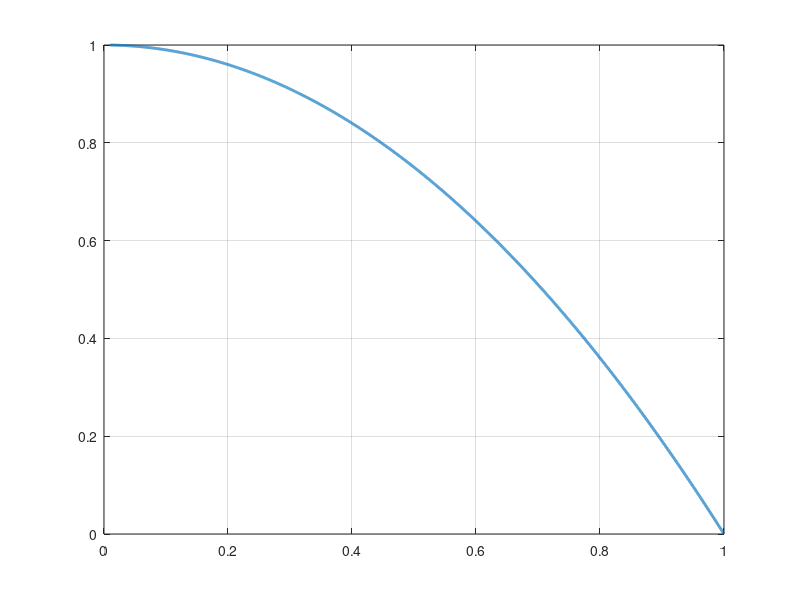
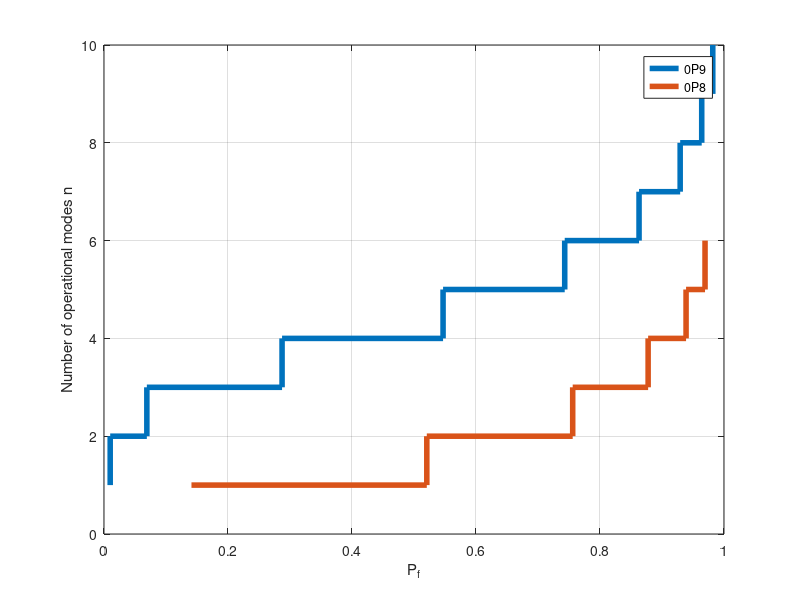

MATLAB code for these plots, in order:
%% probability statistics: adding sw sequence restrictions

%% CLEAR: all workspace and global variables, and close all figues
clearvars -global; clearvars; close all; clc;

%% probability

pf = linspace(0.01, 0.9999, 10000);

vector_size = 10;
n  = linspace(1, vector_size, vector_size);
f  = 1*ones(1,length(n));

mode_failure = ones(length(pf), length(n));
for pf_index = 1:length(pf)
    for n_index = 1:length(n)
        for i_index = 1:n(n_index)
            mode_failure(pf_index, n_index) = mode_failure(pf_index, n_index) * ( 1 - ( 1 - pf(pf_index)^(2^n(i_index)) )^f(i_index) );
        end
    end
end

truncate_decimals = 4;
reliability = 1 - mode_failure;
truncated_reliability = fix(reliability * 10^(truncate_decimals))/(10^(truncate_decimals));


%%
figure;
plot(pf,reliability(:,1), 'LineWidth', 2);
grid on;

%% Finding n vectors for Pr = 0.9999 and Pr = 0.8000

for i = 1:length(n)
    % Pr = 0.9999
    temp = find(truncated_reliability(:,i) == 0.9999, 1);
    if isempty( temp ) == 1
        modes_0P9(i) = 0;
        m_0P9(i) = 0;
    else
        modes_0P9(i) = temp;
        m_0P9(i) = i;
    end
    
    % Pr = 0.8000
    temp = find(truncated_reliability(:,i) == 0.98, 1);
    if isempty( temp ) == 1
        modes_0P8(i) = 0;
        m_0P8(i) = 0;
    else
        modes_0P8(i) = temp;
        m_0P8(i) = i;
    end    
end

for i = 1:length(modes_0P9)
    if modes_0P9(i) == 0
        pf_per_mode_0P9(i) = 0; 
    else
        pf_per_mode_0P9(i) = pf( modes_0P9(i) ); 
    end
end

for i = 1:length(modes_0P8)
    if modes_0P8(i) == 0
        pf_per_mode_0P8(i) = 0; 
    else
        pf_per_mode_0P8(i) = pf( modes_0P8(i) ); 
    end
end

% Fixing vectors
pf_and_mode_0P9 = [modes_0P9' pf_per_mode_0P9' m_0P9'];
pf_and_mode_0P9( ~any(pf_and_mode_0P9, 2), : ) = [];  %rows

pf_and_mode_0P8 = [modes_0P8' pf_per_mode_0P8' m_0P8'];
pf_and_mode_0P8( ~any(pf_and_mode_0P8, 2), : ) = [];  %rows

%% Plotting results
figure;
stairs(pf_and_mode_0P9(:,2), pf_and_mode_0P9(:,3),'LineWidth',4); hold on;
stairs(pf_and_mode_0P8(:,2), pf_and_mode_0P8(:,3),'LineWidth',4); hold off;
grid on;
xlabel('P_f');
ylabel('Number of operational modes n');
legend('0P9', '0P8');